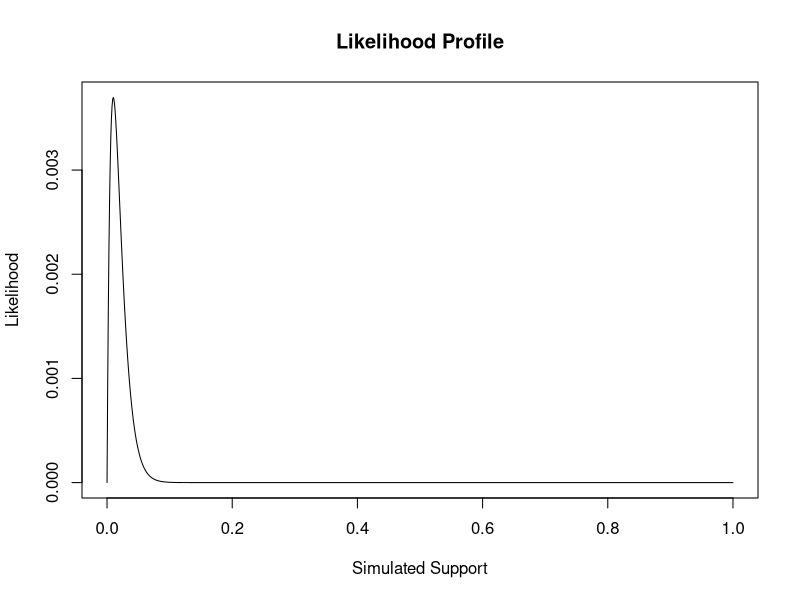
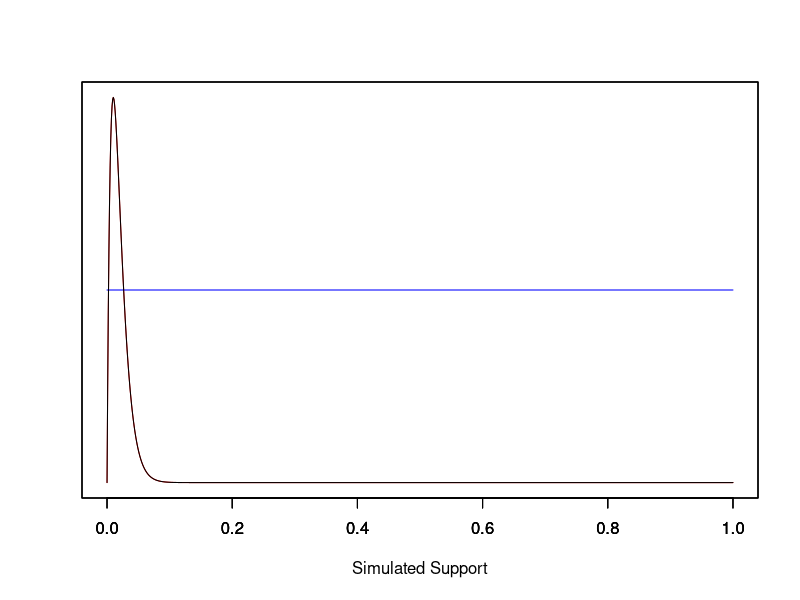
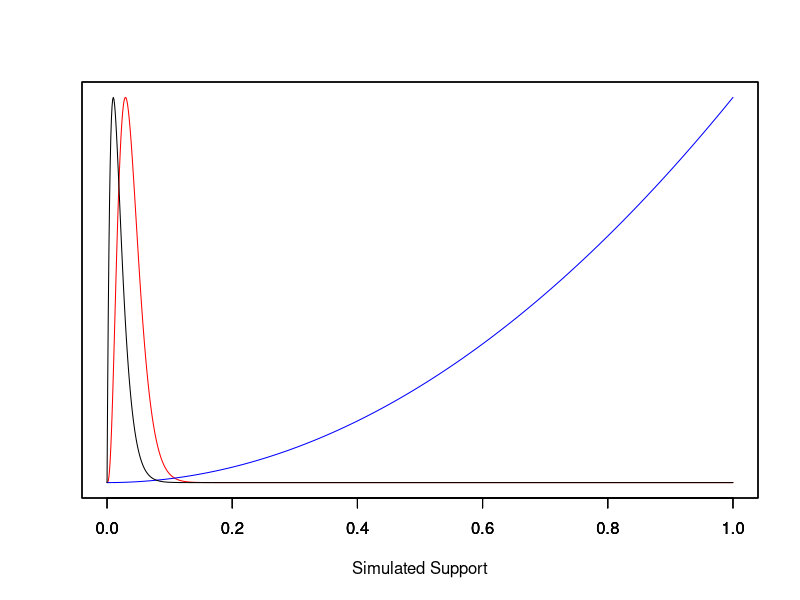
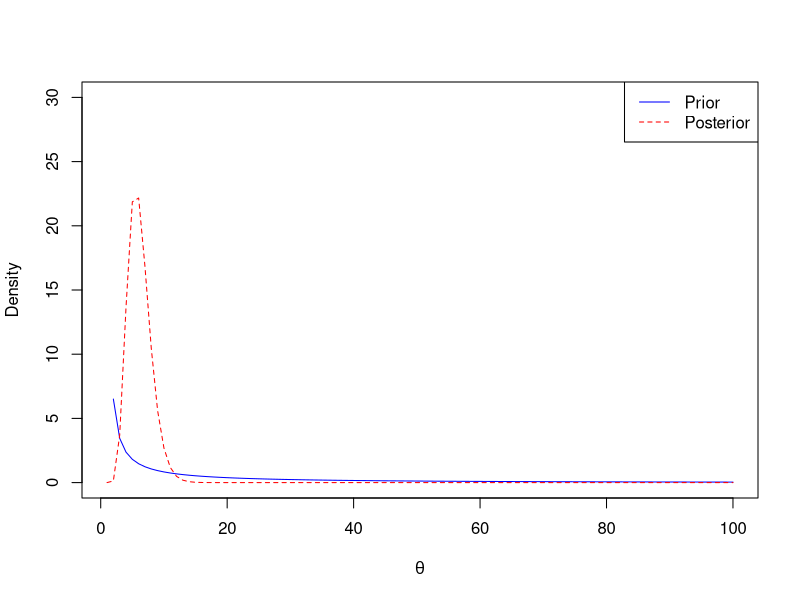
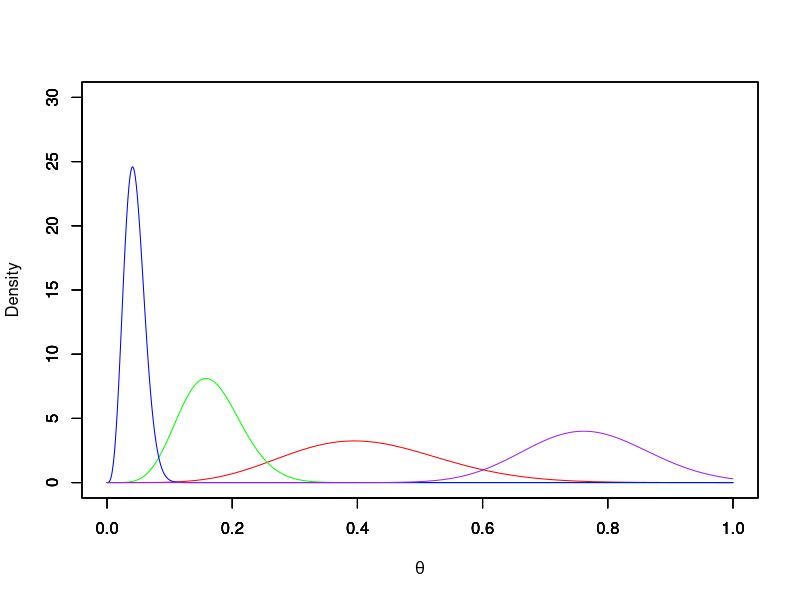

Here is the R script that generated these plots, in order:
## ---- chunk 1
# set a seed
set.seed(123)
# create the observed data
obs.data <- rbinom(n = 100, size = 1, prob = 0.01)
# inspect the observed data
head(obs.data)
tail(obs.data)
length(obs.data)
## ---- chunk 2
obs.data
## ---- chunk 3
### Bernoulli LH Function ###
# Input: obs.data, theta
# Output: bernoulli likelihood
myBernLH <- function(obs.data, theta) {
  N <- length(obs.data)
  x <- sum(obs.data)
  LH <- (theta^x)*((1-theta)^(N-x))
  return(LH)
}

### Plot LH for a grid of theta values ###
# Create the grid #
theta.sim <- seq(from = 0, to = 1, length.out = 1000)
# Store the LH values
sim.LH <- myBernLH(obs.data, theta.sim)
# Create the Plot
plot(theta.sim, sim.LH, type = "l", main = "Likelihood Profile", 
     xlab = "Simulated Support", ylab = "Likelihood")
## ---- chunk 4
postParam <- function(a, b, obs.data) {
  n <- length(obs.data)
  x <- sum(obs.data)
  post_a <- x + a
  post_b <- n - x + b
  return(c(post_a, post_b))
}
## ---- chunk 5
postParam(1, 1, obs.data)
## ---- chunk 6
postParam(3, 1, obs.data)
## ---- chunk 7
theta.sim <- seq(from = 0, to = 1, length.out = 1000)

non_a <- postParam(1, 1, obs.data)[1]
non_b <- postParam(1, 1, obs.data)[2]

sim.LH <- myBernLH(obs.data, theta.sim)

#posterior is red
plot(theta.sim, dbeta(theta.sim, non_a, non_b), type = "l", col = "red", 
     yaxt = "n", xlab = "", ylab = "")
par(new = TRUE)
#prior is blue
plot(theta.sim, dbeta(theta.sim, 1, 1), type = "l", col = "blue", 
     yaxt = "n", xlab = "", ylab = "")
par(new = TRUE)
#likelihood is black
plot(theta.sim, sim.LH, type = "l", 
     yaxt = "n", xlab = "Simulated Support", ylab = "")
## ---- chunk 8
inf_a <- postParam(3, 1, obs.data)[1]
inf_b <- postParam(3, 1, obs.data)[2]

#posterior is red
plot(theta.sim, dbeta(theta.sim, inf_a, inf_b), type = "l", col = "red", 
     yaxt = "n", xlab = "", ylab = "")
par(new = TRUE)
#prior is blue
plot(theta.sim, dbeta(theta.sim, 3, 1), type = "l", col = "blue", 
     yaxt = "n", xlab = "", ylab = "")
par(new = TRUE)
#likelihood is black
plot(theta.sim, sim.LH, type = "l", 
     yaxt = "n", xlab = "Simulated Support", ylab = "")
## ---- chunk 9
data <- c(20.9, 69.7, 3.6, 21.8, 21.4, 0.4, 6.7, 10.0)
# sequence of theta values
theta <- seq(0, 1, length.out=100)
x <- sum(data)
n <- length(data) 
# calculate prior and posterior distributions
a <- 0.1
b <- 1.0
prior <- dgamma(theta, shape = a, rate = b)
posterior <- dgamma(theta, shape = a + n, rate = b + x)

plot(prior, xlab=expression(theta), ylab="Density", type = "l", col="blue",lty=1, ylim=c(0,30))
lines(posterior, col="red",lty=2)
legend('topright', c("Prior", "Posterior"), lty=c(1,2), col=c("blue","red"))
## ---- chunk 10
dgalenshore <- function(theta, c, d) {
  result <- (2/gamma(c))*(d^(2*c))*(theta^(2*c-1))*exp(-d^2*theta^2)
  return(result)
}

density1 <- apply(as.matrix(theta.sim), 2, dgalenshore, 3, 4)
density2 <- apply(as.matrix(theta.sim), 2, dgalenshore, 3, 10)
density3 <- apply(as.matrix(theta.sim), 2, dgalenshore, 2, 30)
density4 <- apply(as.matrix(theta.sim), 2, dgalenshore, 15, 5)
## ---- chunk 11
plot(theta.sim, density1, type = "l", col = "red", 
     ylim = c(0,30), ylab = "Density", xlab = expression(theta))
par(new = TRUE)
plot(theta.sim, density2, type = "l", col = "green", 
     ylim = c(0,30), ylab = "", xlab = "")
par(new = TRUE)
plot(theta.sim, density3, type = "l", col = "blue", 
     ylim = c(0,30), ylab = "", xlab = "")
par(new = TRUE)
plot(theta.sim, density4, type = "l", col = "purple", 
     ylim = c(0,30), ylab = "", xlab = "")
